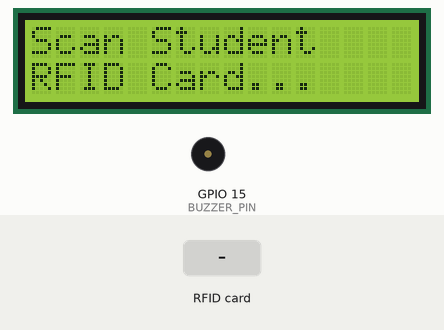
Simulated run of this program. Board: ESP32. On the bench: 16×2 character LCD, buzzer (waves = sounding). The test bench sets the inputs (shaded band). WiFi joins after 1.5 s; servers stay silent unless stated; uploads are accepted with an empty reply; the local clock reads 2024-03-15 10:24:30 at power-on unless the program sets it; what the program prints to the serial monitor is not drawn.

Above: at 4.4 s.
4.5 s: RFID card 01 02 03 04 held to the reader
At 5.6 s:
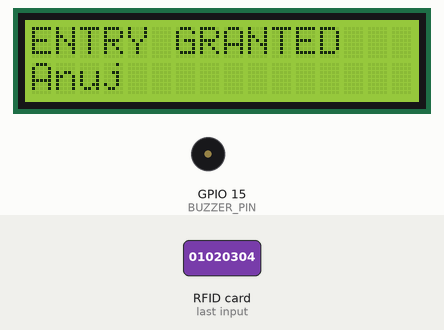
At 7.3 s:
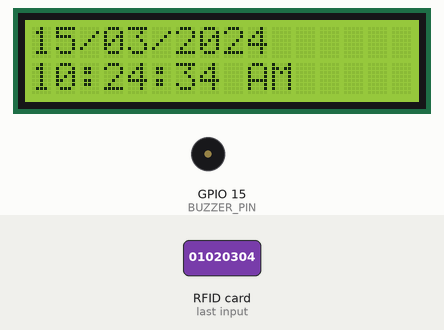
7.5 s: RFID card 5E 7A 19 C4 held to the reader
10.5 s: RFID card 11 22 33 44 held to the reader
At 13.9 s:
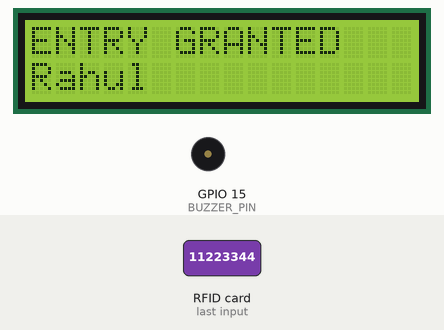
Timing chart, 0 to 17.3 s (numbered marks = the images above; inputs shaded):
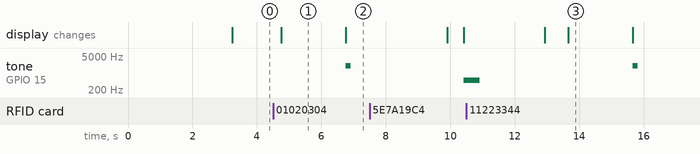

The program:

main.cpp
```cpp
#include <WiFi.h>
#include <WiFiClientSecure.h>
#include <HTTPClient.h>
#include <time.h>
#include <SPI.h>
#include <MFRC522.h>
#include <LiquidCrystal.h>

// ======================================================
// WiFi - Wokwi virtual WiFi
// ======================================================

const char* WIFI_SSID = "Wokwi-GUEST";
const char* WIFI_PASSWORD = "";

// India Standard Time = UTC + 5:30
const char* NTP_SERVER = "pool.ntp.org";


// ======================================================
// GOOGLE APPS SCRIPT WEB APP
// ======================================================
//
// IMPORTANT:
// Replace this with your actual Google Apps Script
// Web App URL ending with /exec
//

const char* GOOGLE_SCRIPT_URL =
  "https://script.google.com/macros/s/AKfycbxqRelT7x1grkYgpwSV6tkO_wkGTOYMUGzjf4a1foYkrhrQC5Y-i_LNVfKvCJRs-mBk4g/exec";


// ======================================================
// RFID CONNECTIONS
// ======================================================

#define RFID_SDA   21
#define RFID_SCK   18
#define RFID_MOSI  23
#define RFID_MISO  19
#define RFID_RST   22

MFRC522 rfid(RFID_SDA, RFID_RST);


// ======================================================
// BUZZER
// ======================================================

#define BUZZER_PIN 15


// ======================================================
// LCD 16x2
// RS, E, D4, D5, D6, D7
// ======================================================

LiquidCrystal lcd(
  27,
  26,
  25,
  33,
  32,
  4
);


// ======================================================
// STUDENT DATABASE
// ======================================================

struct Student {

  String uid;
  String name;
  String rollNo;
  String branch;

  bool inside;

  String entryDate;
  String entryTime;

  String exitDate;
  String exitTime;
};


// ======================================================
// MULTIPLE STUDENTS
// ======================================================

Student students[] = {

  {
    "01 02 03 04",
    "Anuj",
    "101",
    "AR",
    false,
    "",
    "",
    "",
    ""
  },

  {
    "11 22 33 44",
    "Rahul",
    "102",
    "AR",
    false,
    "",
    "",
    "",
    ""
  },

  {
    "55 66 77 88",
    "Aman",
    "103",
    "AR",
    false,
    "",
    "",
    "",
    ""
  },

  {
    "AA BB CC DD",
    "Riya",
    "104",
    "AR",
    false,
    "",
    "",
    "",
    ""
  }
};


const int NUMBER_OF_STUDENTS =
  sizeof(students) / sizeof(students[0]);


// ======================================================
// FUNCTION DECLARATIONS
// ======================================================

String getUID();

int findStudent(String uid);

String getDate();

String getTime();

void beepEntry();

void beepExit();

void beepError();

void showReadyScreen();

void showEntry(Student &student);

void showExit(Student &student);

void connectWiFi();

void setupTime();

String urlEncode(String value);

bool sendToGoogleSheet(Student &student);


// ======================================================
// SETUP
// ======================================================

void setup() {

  Serial.begin(115200);

  Serial.println();
  Serial.println("======================================");
  Serial.println("   SMART LIBRARY RFID SYSTEM");
  Serial.println("======================================");


  // ----------------------------------------------------
  // Buzzer
  // ----------------------------------------------------

  pinMode(BUZZER_PIN, OUTPUT);
  digitalWrite(BUZZER_PIN, LOW);


  // ----------------------------------------------------
  // LCD
  // ----------------------------------------------------

  lcd.begin(16, 2);

  lcd.clear();

  lcd.setCursor(0, 0);
  lcd.print("Smart Library");

  lcd.setCursor(0, 1);
  lcd.print("Starting...");

  delay(1500);


  // ----------------------------------------------------
  // WiFi
  // ----------------------------------------------------

  connectWiFi();


  // ----------------------------------------------------
  // NTP TIME
  // ----------------------------------------------------

  setupTime();


  // ----------------------------------------------------
  // RFID
  // ----------------------------------------------------

  SPI.begin(
    RFID_SCK,
    RFID_MISO,
    RFID_MOSI,
    RFID_SDA
  );

  rfid.PCD_Init();

  delay(100);


  // ----------------------------------------------------
  // READY
  // ----------------------------------------------------

  Serial.println();
  Serial.println("RFID reader ready.");
  Serial.println("Waiting for card...");

  showReadyScreen();
}


// ======================================================
// MAIN LOOP
// ======================================================

void loop() {

  // No card detected
  if (!rfid.PICC_IsNewCardPresent()) {
    return;
  }


  // Card detected but cannot be read
  if (!rfid.PICC_ReadCardSerial()) {
    return;
  }


  // ----------------------------------------------------
  // Read UID
  // ----------------------------------------------------

  String uid = getUID();


  Serial.println();
  Serial.println("--------------------------------------");

  Serial.print("RFID UID: ");
  Serial.println(uid);


  // ----------------------------------------------------
  // Find student
  // ----------------------------------------------------

  int index = findStudent(uid);


  // ====================================================
  // UNKNOWN CARD
  // ====================================================

  if (index == -1) {

    Serial.println("STATUS: UNKNOWN CARD");

    lcd.clear();

    lcd.setCursor(0, 0);
    lcd.print("Unknown Card");

    lcd.setCursor(0, 1);
    lcd.print("Access Denied");

    beepError();

    delay(2000);

    showReadyScreen();
  }


  // ====================================================
  // KNOWN STUDENT
  // ====================================================

  else {

    Student &student = students[index];


    Serial.print("Name: ");
    Serial.println(student.name);

    Serial.print("Roll No: ");
    Serial.println(student.rollNo);

    Serial.print("Branch: ");
    Serial.println(student.branch);


    // ==================================================
    // ENTRY
    // ==================================================

    if (student.inside == false) {

      student.inside = true;

      student.entryDate = getDate();
      student.entryTime = getTime();

      Serial.println("ACTION: ENTRY");

      Serial.print("Date: ");
      Serial.println(student.entryDate);

      Serial.print("Time: ");
      Serial.println(student.entryTime);


      // ------------------------------------------------
      // SEND DATA TO GOOGLE SHEET
      // ------------------------------------------------

      bool sent = sendToGoogleSheet(student);

      if (sent) {

        Serial.println("Google Sheet: ENTRY recorded");

      } else {

        Serial.println("Google Sheet: FAILED");
      }


      showEntry(student);

      beepEntry();
    }


    // ==================================================
    // EXIT
    // ==================================================

    else {

      student.inside = false;

      student.exitDate = getDate();
      student.exitTime = getTime();

      Serial.println("ACTION: EXIT");

      Serial.print("Date: ");
      Serial.println(student.exitDate);

      Serial.print("Time: ");
      Serial.println(student.exitTime);


      // ------------------------------------------------
      // SEND DATA TO GOOGLE SHEET
      // ------------------------------------------------

      bool sent = sendToGoogleSheet(student);

      if (sent) {

        Serial.println("Google Sheet: EXIT recorded");

      } else {

        Serial.println("Google Sheet: FAILED");
      }


      showExit(student);

      beepExit();
    }


    delay(3000);

    showReadyScreen();
  }


  // ----------------------------------------------------
  // Stop RFID communication
  // ----------------------------------------------------

  rfid.PICC_HaltA();
  rfid.PCD_StopCrypto1();


  // Small delay so the same card isn't immediately
  // processed again
  delay(500);
}


// ======================================================
// SEND RFID DATA TO GOOGLE SHEET
// ======================================================
//
// IMPORTANT:
// Only these four parameters are sent:
//
// uid
// roll
// name
// branch
//
// Example:
//
// ?uid=01%2002%2003%2004&roll=101
// &name=Anuj&branch=AR
//
// Google Apps Script decides whether this is ENTRY
// or EXIT by checking the existing Sheet data.
// ======================================================

bool sendToGoogleSheet(Student &student) {

  if (WiFi.status() != WL_CONNECTED) {

    Serial.println("ERROR: WiFi not connected");

    return false;
  }


  // ----------------------------------------------------
  // Build URL
  // ----------------------------------------------------

  String url = String(GOOGLE_SCRIPT_URL);

  url += "?uid=";
  url += urlEncode(student.uid);

  url += "&roll=";
  url += urlEncode(student.rollNo);

  url += "&name=";
  url += urlEncode(student.name);

  url += "&branch=";
  url += urlEncode(student.branch);


  // ----------------------------------------------------
  // Print URL for debugging
  // ----------------------------------------------------

  Serial.println();
  Serial.println("Sending to Google Apps Script:");

  Serial.println(url);


  // ----------------------------------------------------
  // HTTPS connection
  // ----------------------------------------------------

  WiFiClientSecure client;

  // Google uses HTTPS.
  // For this prototype we don't validate the certificate.
  client.setInsecure();


  HTTPClient http;


  if (!http.begin(client, url)) {

    Serial.println("ERROR: HTTP begin failed");

    return false;
  }


  // Follow Google's redirects
  http.setFollowRedirects(
    HTTPC_FORCE_FOLLOW_REDIRECTS
  );


  // ----------------------------------------------------
  // GET request
  // ----------------------------------------------------

  int httpCode = http.GET();


  Serial.print("HTTP Response Code: ");
  Serial.println(httpCode);


  // ----------------------------------------------------
  // Read response
  // ----------------------------------------------------

  if (httpCode > 0) {

    String response = http.getString();

    Serial.print("Google Response: ");
    Serial.println(response);


    http.end();


    if (httpCode >= 200 && httpCode < 400) {

      return true;

    }

    return false;
  }


  Serial.print("HTTP Error: ");
  Serial.println(
    http.errorToString(httpCode)
  );


  http.end();

  return false;
}


// ======================================================
// URL ENCODING
// ======================================================
//
// Converts characters such as spaces into:
//
// space → %20
//
// This is important for:
//
// "Anuj Kumar"
// "01 02 03 04"
// ======================================================

String urlEncode(String value) {

  String encoded = "";

  char c;

  char hex[] = "0123456789ABCDEF";


  for (int i = 0; i < value.length(); i++) {

    c = value.charAt(i);


    if (
      (c >= 'a' && c <= 'z') ||
      (c >= 'A' && c <= 'Z') ||
      (c >= '0' && c <= '9') ||
      c == '-' ||
      c == '_' ||
      c == '.' ||
      c == '~'
    ) {

      encoded += c;

    } else {

      encoded += '%';

      encoded += hex[
        (c >> 4) & 0x0F
      ];

      encoded += hex[
        c & 0x0F
      ];
    }
  }


  return encoded;
}


// ======================================================
// GET RFID UID
// ======================================================

String getUID() {

  String uid = "";

  for (byte i = 0; i < rfid.uid.size; i++) {

    if (rfid.uid.uidByte[i] < 0x10) {
      uid += "0";
    }

    uid += String(
      rfid.uid.uidByte[i],
      HEX
    );

    if (i < rfid.uid.size - 1) {
      uid += " ";
    }
  }

  uid.toUpperCase();

  return uid;
}


// ======================================================
// FIND STUDENT
// ======================================================

int findStudent(String uid) {

  for (int i = 0; i < NUMBER_OF_STUDENTS; i++) {

    if (students[i].uid == uid) {
      return i;
    }
  }

  return -1;
}


// ======================================================
// GET CURRENT DATE
// ======================================================

String getDate() {

  struct tm timeinfo;

  if (!getLocalTime(&timeinfo)) {

    return "NO DATE";
  }


  char dateBuffer[20];

  strftime(
    dateBuffer,
    sizeof(dateBuffer),
    "%d/%m/%Y",
    &timeinfo
  );


  return String(dateBuffer);
}


// ======================================================
// GET CURRENT TIME
// ======================================================

String getTime() {

  struct tm timeinfo;

  if (!getLocalTime(&timeinfo)) {

    return "NO TIME";
  }


  char timeBuffer[20];

  strftime(
    timeBuffer,
    sizeof(timeBuffer),
    "%I:%M:%S %p",
    &timeinfo
  );


  return String(timeBuffer);
}


// ======================================================
// CONNECT TO WOKWI WIFI
// ======================================================

void connectWiFi() {

  Serial.print("Connecting to WiFi");

  WiFi.begin(
    WIFI_SSID,
    WIFI_PASSWORD,
    6
  );


  while (WiFi.status() != WL_CONNECTED) {

    delay(500);

    Serial.print(".");
  }


  Serial.println();

  Serial.println("WiFi connected!");

  Serial.print("IP address: ");

  Serial.println(WiFi.localIP());
}


// ======================================================
// SETUP NTP TIME
// ======================================================

void setupTime() {

  Serial.println("Synchronizing time...");


  // India timezone
  // IST = UTC+5:30
  configTime(
    19800,
    0,
    NTP_SERVER
  );


  struct tm timeinfo;


  while (!getLocalTime(&timeinfo)) {

    Serial.println("Waiting for time...");

    delay(500);
  }


  Serial.println("Time synchronized.");

  Serial.print("Current date: ");
  Serial.println(getDate());

  Serial.print("Current time: ");
  Serial.println(getTime());
}


// ======================================================
// READY SCREEN
// ======================================================

void showReadyScreen() {

  lcd.clear();

  lcd.setCursor(0, 0);
  lcd.print("Scan Student");

  lcd.setCursor(0, 1);
  lcd.print("RFID Card...");
}


// ======================================================
// ENTRY DISPLAY
// ======================================================

void showEntry(Student &student) {

  lcd.clear();

  lcd.setCursor(0, 0);
  lcd.print("ENTRY GRANTED");

  lcd.setCursor(0, 1);
  lcd.print(student.name);

  delay(2000);


  lcd.clear();

  lcd.setCursor(0, 0);
  lcd.print(student.entryDate);

  lcd.setCursor(0, 1);
  lcd.print(student.entryTime);
}


// ======================================================
// EXIT DISPLAY
// ======================================================

void showExit(Student &student) {

  lcd.clear();

  lcd.setCursor(0, 0);
  lcd.print("EXIT RECORDED");

  lcd.setCursor(0, 1);
  lcd.print(student.name);

  delay(2000);


  lcd.clear();

  lcd.setCursor(0, 0);
  lcd.print(student.exitDate);

  lcd.setCursor(0, 1);
  lcd.print(student.exitTime);
}


// ======================================================
// ENTRY BEEP
// ======================================================

void beepEntry() {

  tone(BUZZER_PIN, 2000);

  delay(150);

  noTone(BUZZER_PIN);
}


// ======================================================
// EXIT BEEP
// ======================================================

void beepExit() {

  tone(BUZZER_PIN, 2000);

  delay(150);

  noTone(BUZZER_PIN);

  delay(150);

  tone(BUZZER_PIN, 2000);

  delay(150);

  noTone(BUZZER_PIN);
}


// ======================================================
// ERROR BEEP
// ======================================================

void beepError() {

  tone(BUZZER_PIN, 500);

  delay(500);

  noTone(BUZZER_PIN);
}
```

Measured:
- after the input at 4.5 s, tone on GPIO 15 (BUZZER_PIN): silent → 2000 Hz after 2.3 s, → silent 0.15 s later; the display: changes after 0.25 s (image 1)
- after the input at 7.5 s, tone on GPIO 15 (BUZZER_PIN): silent → 500 Hz after 2.9 s
- after the input at 10.5 s, the display: first differs from a run without the input after 3.2 s (image 3)
- what the display in image 1 shows lasts 2.0 s, from 4.8 s to 6.8 s
